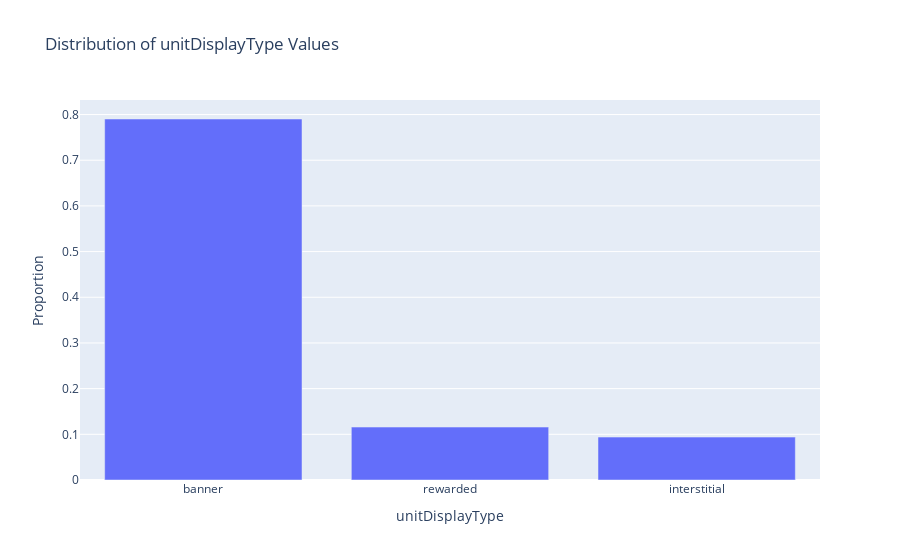

Here is the notebook cell this chart was saved with:
### Code cell
plot_vc(df_train, 'unitDisplayType')

### Figure 1 — Plotly figure (JSON) as saved in the notebook; plotly's stock layout.template omitted (floating-point values rounded to 4 significant figures)
{"data": [{"alignmentgroup": "True", "hovertemplate": "unitDisplayType=%{x}<br>Proportion=%{y}<extra></extra>", "legendgroup": "", "marker": {"color": "#636efa", "pattern": {"shape": ""}}, "name": "", "offsetgroup": "", "orientation": "v", "showlegend": false, "textposition": "auto", "type": "bar", "x": ["banner", "rewarded", "interstitial"], "xaxis": "x", "y": [0.7902, 0.1159, 0.09391], "yaxis": "y"}], "layout": {"barmode": "relative", "legend": {"tracegroupgap": 0}, "title": {"text": "Distribution of unitDisplayType Values"}, "xaxis": {"anchor": "y", "categoryorder": "total descending", "domain": [0, 1], "title": {"text": "unitDisplayType"}}, "yaxis": {"anchor": "x", "domain": [0, 1], "title": {"text": "Proportion"}}}}
